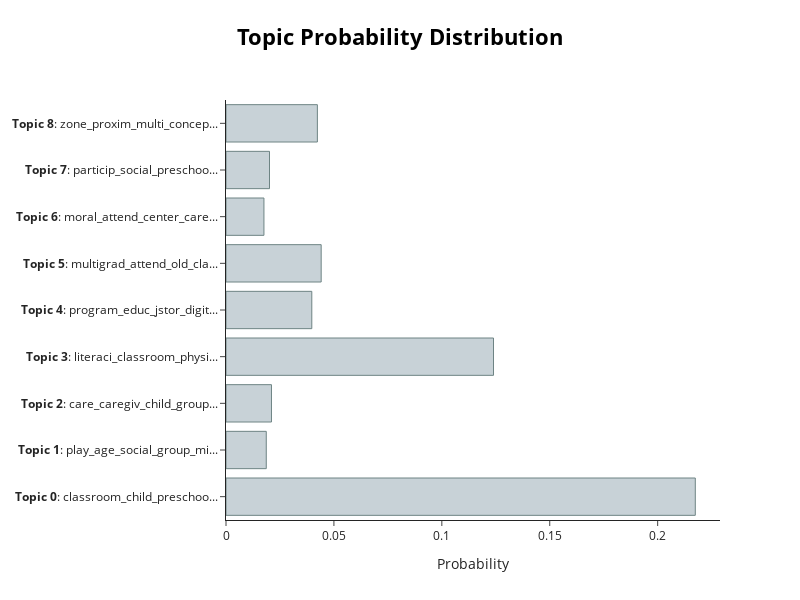

The cell this chart's notebook holds for it:
### Markdown cell above
We can also see the topic distribution per document = the probability that the text belongs to each topic (if a topic is not included in the graph, the probability is 0). Eg, the topic distribution for the sixth document:(!python starts counting at 0, so 6th =5)

### Code cell
topic_model.visualize_distribution(probabilities[5])

### Figure 1 — Plotly figure (JSON) as saved in the notebook; plotly's stock layout.template omitted (floating-point values rounded to 4 significant figures)
{"data": [{"marker": {"color": "#C8D2D7", "line": {"color": "#6E8484", "width": 1}}, "orientation": "h", "type": "bar", "x": [0.2174, 0.01866, 0.02107, 0.1239, 0.03976, 0.0441, 0.01758, 0.02016, 0.04234], "y": ["<b>Topic 0</b>: classroom_child_preschoo...", "<b>Topic 1</b>: play_age_social_group_mi...", "<b>Topic 2</b>: care_caregiv_child_group...", "<b>Topic 3</b>: literaci_classroom_physi...", "<b>Topic 4</b>: program_educ_jstor_digit...", "<b>Topic 5</b>: multigrad_attend_old_cla...", "<b>Topic 6</b>: moral_attend_center_care...", "<b>Topic 7</b>: particip_social_preschoo...", "<b>Topic 8</b>: zone_proxim_multi_concep..."]}], "layout": {"height": 600, "hoverlabel": {"bgcolor": "white", "font": {"family": "Rockwell", "size": 16}}, "title": {"font": {"color": "Black", "size": 22}, "text": "<b>Topic Probability Distribution</b>", "x": 0.5, "xanchor": "center", "y": 0.95, "yanchor": "top"}, "width": 800, "xaxis": {"title": {"text": "Probability"}}}}
